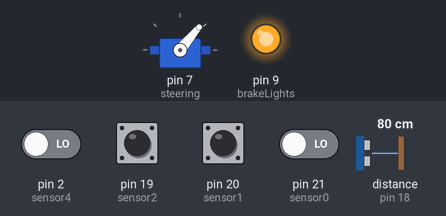
Recording of a program running on a simulated Arduino Mega 2560, built with avr-gcc and run on an emulated ATmega2560. On the bench: servo, output pins drawn as LEDs (lit = HIGH). Wiring (inferred from the names in the program): ultrasonic range finder: trigger pin 17; echo pin 18. Inputs (shaded band) come from the test bench; at power-on: pin 2 (sensor4), pin 19 (sensor2), pin 20 (sensor1), pin 21 (sensor0) LOW, distance to the obstacle (sensor on pin 18) 80 cm. Pins used as bus, display or sensor lines are not drawn.

Above: at 1.2 s.
1.3 s: pin 19 (sensor2) pulsed HIGH 2 times (0.12 s each, 0.3 s apart)
At 2.48 s:
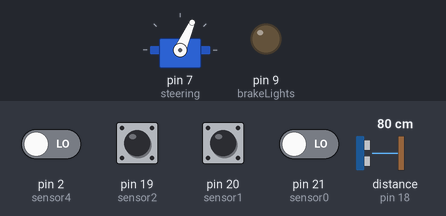
4.3 s: distance to the obstacle (sensor on pin 18) set to 2 cm
At 4.8 s:
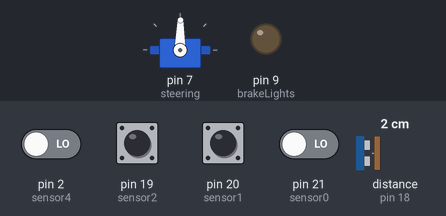
5.8 s: distance to the obstacle (sensor on pin 18) set to 60 cm
8.8 s: pin 20 (sensor1) pulsed HIGH 2 times (0.12 s each, 0.3 s apart)
At 9.5 s:
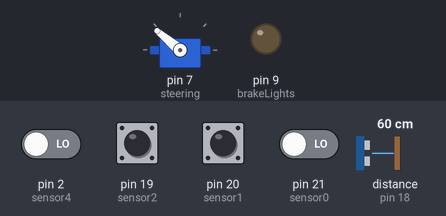
10.9 s: distance to the obstacle (sensor on pin 18) set to 250 cm
At 13.7 s:
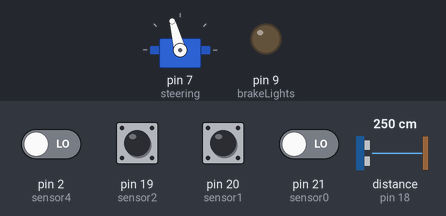
13.9 s: distance to the obstacle (sensor on pin 18) set to 4 cm
Timing chart, 0 to 16.4 s (numbered marks = the images above; inputs shaded):
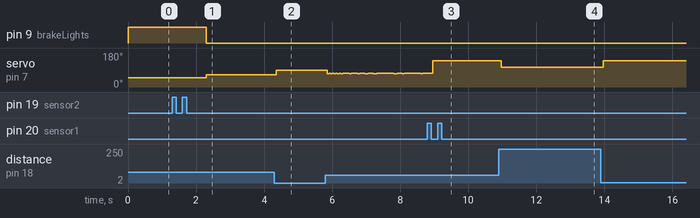

The program:

main.cpp
```cpp
#include <Arduino.h>
#include <Servo.h>
#include "sensors.h"
#include "dcMotor.h"
#include "normalizers.h"

Servo steering;

#define frontMax 200
#define maxSpeed 250

#define sideMax 300
#define frontSideMax 450

#define brakeLights 9

int sensorToPrint = 0;

long lastSteeringChange = 0;
long lastDcChange = 0;
long lastSpeedChange = 0;
long debugChange = 0;

int previousAngle = 90;
int targetAngle = 90;

int reverseDistance = 10;

// only use this to SET the speed
int setSpeed = 0;
// use this when you want to change the target speed
int targetSpeed = 0;
int setAcceleration = 35; // m^2/s.

bool isReversing = false;
int finishedReversing = 0;

// value between 0, 1
float weight_sides, weight_frontSides;

void handleDcMotor()
{
  if (finishedReversing > 15)
  {
    isReversing = false;
    finishedReversing = 0;
  }
  if (isReversing)
  {
    if (distance[front] > 50)
    {
      finishedReversing++;
      return;
    }
    else
    {
      finishedReversing--;
      return;
    }
  }
  if ((distance[front] < 20) && (distance[frontLeft] < 20))
  {
    steering.write(50);
    targetSpeed = 75;
    reverse(setSpeed);
    digitalWrite(brakeLights, HIGH);
    isReversing = true;
    return;
  }
  else if ((distance[front] < 20) && (distance[frontRight] < 20))
  {
    steering.write(130);
    targetSpeed = 75;
    reverse(setSpeed);
    digitalWrite(brakeLights, HIGH);
    isReversing = true;
    return;
  }
  else
  {
    digitalWrite(brakeLights, LOW);
  }

  if (distance[front] > frontMax)
  {
    targetSpeed = 225;
  }
  else if (distance[front] > 125)
  {
    targetSpeed = logSpeedNormalizer(distance[front], 6, 1.245);
  }
  else
  {
    targetSpeed = eclipseSpeedNormalizer(distance[front], 1500, 350);
  }

  forward(targetSpeed);
}

void handleSteering()
{
  if ((millis() - lastSteeringChange) < 10 || isReversing)
  {
    return;
  }
  // resetMaxes();
  float differenceSide = (distance[left] - distance[right]) / maxSensorDistance;
  float differenceFrontSide = (distance[frontLeft] - distance[frontRight]) / maxSensorDistance;

  float differenceSum = differenceFrontSide * 0.7 + differenceSide * 0.3;
  targetAngle = (90.0 * (differenceFrontSide * -1 + 1.0));

  if (targetAngle > 140)
  {
    targetAngle = 140;
  }
  else if (targetAngle < 40)
  {
    targetAngle = 40;
  }
  if ((targetAngle > 90 && previousAngle < 90) || (targetAngle < 90 && previousAngle > 90))
  {
    steering.write(90);
  }

  steering.write(targetAngle);
  previousAngle = targetAngle;
  lastSteeringChange = millis();
}

void handleAcceleration()
{
  if (setSpeed == targetSpeed || (millis() - lastSpeedChange < 10))
  {
    return;
  }

  if (targetSpeed - setSpeed < 0)
  {
    setSpeed = targetSpeed;
    lastSpeedChange = millis();
    return;
  }

  if (targetSpeed - setSpeed < setAcceleration)
  {
    setSpeed += setAcceleration / 100;
  }
  else
  {
    setSpeed = targetSpeed;
  }

  lastSpeedChange = millis();
}

void setup()
{
  Serial.begin(9600);
  steering.attach(7);

  initSensors();

  pinMode(dcInput1, OUTPUT);
  pinMode(dcInput2, OUTPUT);
  pinMode(brakeLights, OUTPUT);
}

void loop()
{
  // handleSerial();

  if (millis() - lastPollMillis >= pingDelay)
  {
    doMeasurement();
    lastPollMillis = millis();
  }

  handleSteering();
  handleAcceleration();
  handleDcMotor();
}
```

dcMotor.h
```cpp
#include <Arduino.h>

#define dcInput1 12
#define dcInput2 13

#define minSteering 40  // Minumum Angle for steering
#define MaxSteering 150 // Maximum Angle for steering

void forward(int speed)
{
    digitalWrite(dcInput2, LOW);
    analogWrite(dcInput1, speed);
}

void reverse(int speed)
{
    digitalWrite(dcInput2, HIGH);
    analogWrite(dcInput1, speed);
}

void stopMotor()
{
    analogWrite(dcInput1, 0);
}
```

normalizers.h
```cpp
#include <Arduino.h>

int eclipseSpeedNormalizer(float x, int c, int a)
{
    return a * sqrt(x * (2 * c - x)) / c;
}

int logSpeedNormalizer(float x, int w, float b)
{
    return w * (log(x) / log(b));
}

int angleNormalizer(float x)
{
    return (pow(x * -1.0, 3.0) / 0.01) + 90;
}
```

sensors.h
```cpp
#include <Arduino.h>

#define number_INT 5     // Total number of interrupts
#define pingDelay 50     // How many milliseconds between each measurement ; keep > 5ms
#define debugDelay 200   // How many milliseconds between each Serial.print ; keep > 200ms
#define soundSpeed 343.0 // Speed of sound in m/s

volatile unsigned long travelTime[number_INT]; // Place to store traveltime of the pusle
volatile unsigned long startTime[number_INT];  // Place to store ping times (interrupt)
float distance[number_INT];                    // Calculated distances in cm
float distanceData[number_INT][10];            // Calculated distances in cm array of 10
int currentIncrement = 0;
unsigned long lastPollMillis;
unsigned long lastDebugMillis;

#define left 4
#define frontLeft 3
#define front 2
#define frontRight 1
#define right 0

#define trig 17

#define sensor0 21
#define sensor1 20
#define sensor2 19
#define sensor3 18
#define sensor4 2

#define maxSensorDistance 300

// void handleAverging()
// {
//     for
// }

void debugNumOrder()
{
    for (int i = 0; i < number_INT; i++)
    {
        Serial.print(distance[i]);
        Serial.print(" ");
    }
    Serial.println();
}

// Common function for interrupts
void interruptHandler(bool pinState, int nIRQ)
{
    unsigned long currentTime = micros(); // Get current time (in µs)
    if (pinState)
    {
        // If pin state has changed to HIGH -> remember start time (in µs)
        startTime[nIRQ] = currentTime;
    }
    else
    {
        // If pin state has changed to LOW -> calculate time passed (in µs)
        travelTime[nIRQ] = currentTime - startTime[nIRQ];
    }
}

void call_INT0()
{
    byte pinRead;
    // pinRead = digitalRead(pin_INT0);     // Slower ; Read pin 21
    pinRead = PIND & B0001; // Faster ; Read pin 21/PD0
    interruptHandler(pinRead, 0);
}

void call_INT1()
{
    byte pinRead;
    // pinRead = digitalRead(pin_INT0);     // Slower ; Read pin 21
    pinRead = PIND >> 1 & B0001; // Faster ; Read pin 21/PD0
    interruptHandler(pinRead, 1);
}

void call_INT2()
{
    byte pinRead;
    // pinRead = digitalRead(pin_INT0);     // Slower ; Read pin 21
    pinRead = PIND >> 2 & B0001; // Faster ; Read pin 21/PD0
    interruptHandler(pinRead, 2);
}

void call_INT3()
{
    byte pinRead;
    // pinRead = digitalRead(pin_INT0);     // Slower ; Read pin 21
    pinRead = PIND >> 3 & B0001; // Faster ; Read pin 21/PD0
    interruptHandler(pinRead, 3);
}

void call_INT4()
{
    byte pinRead;
    // pinRead = digitalRead(pin_INT0);     // Slower ; Read pin 21
    pinRead = PINE >> 4 & B0001; // Faster ; Read pin 21/PD0
    interruptHandler(pinRead, 4);
}

void doMeasurement()
{

    // First read will be 0 (no distance  calculated yet)
    // Read the previous result (pause interrupts while doing so)
    noInterrupts(); // cli()
    for (int i = 0; i < number_INT; i++)
    {
        float tempDistance = travelTime[i] / 2.0 * (float)soundSpeed / 10000.0; // in cm
        if (tempDistance < maxSensorDistance)
        {
            distance[i] = tempDistance;
        }
        else
        {
            distance[i] = maxSensorDistance;
        }
    }
    interrupts(); // sei();
    // Initiate next trigger
    // digitalWrite(triggerPin, LOW);  // rest of loop already takes > 2µs
    // delayMicroseconds(2);
    digitalWrite(trig, HIGH); // HIGH pulse for at least 10µs
    delayMicroseconds(10);
    digitalWrite(trig, LOW); // Set LOW again
}

void initSensors()
{
    pinMode(trig, OUTPUT);
    pinMode(sensor0, INPUT);
    pinMode(sensor1, INPUT);
    pinMode(sensor2, INPUT);
    pinMode(sensor3, INPUT);
    pinMode(sensor4, INPUT);

    attachInterrupt(digitalPinToInterrupt(sensor0), call_INT0, CHANGE);
    attachInterrupt(digitalPinToInterrupt(sensor1), call_INT1, CHANGE);
    attachInterrupt(digitalPinToInterrupt(sensor2), call_INT2, CHANGE);
    attachInterrupt(digitalPinToInterrupt(sensor3), call_INT3, CHANGE);
    attachInterrupt(digitalPinToInterrupt(sensor4), call_INT4, CHANGE);
}
```

Measured:
- after the input at 1.3 s, pin 9 (brakeLights): HIGH → LOW after 1.0 s
